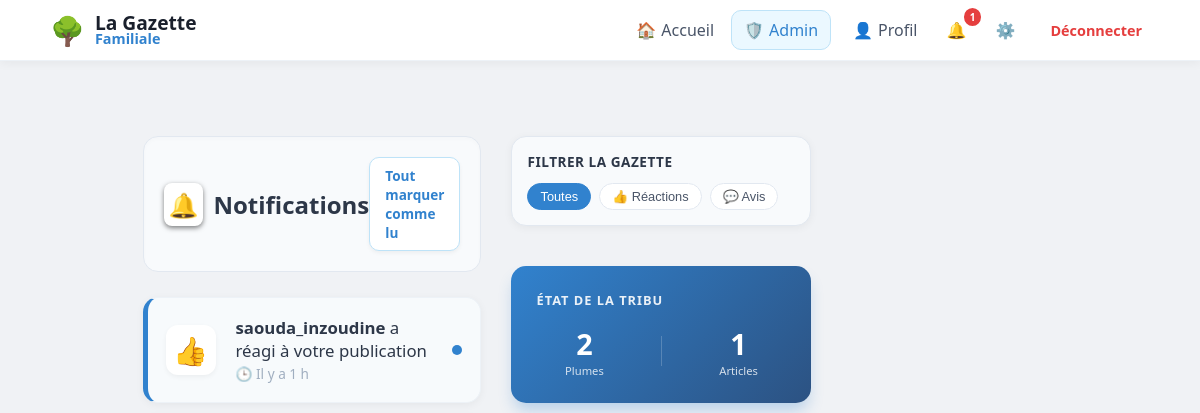
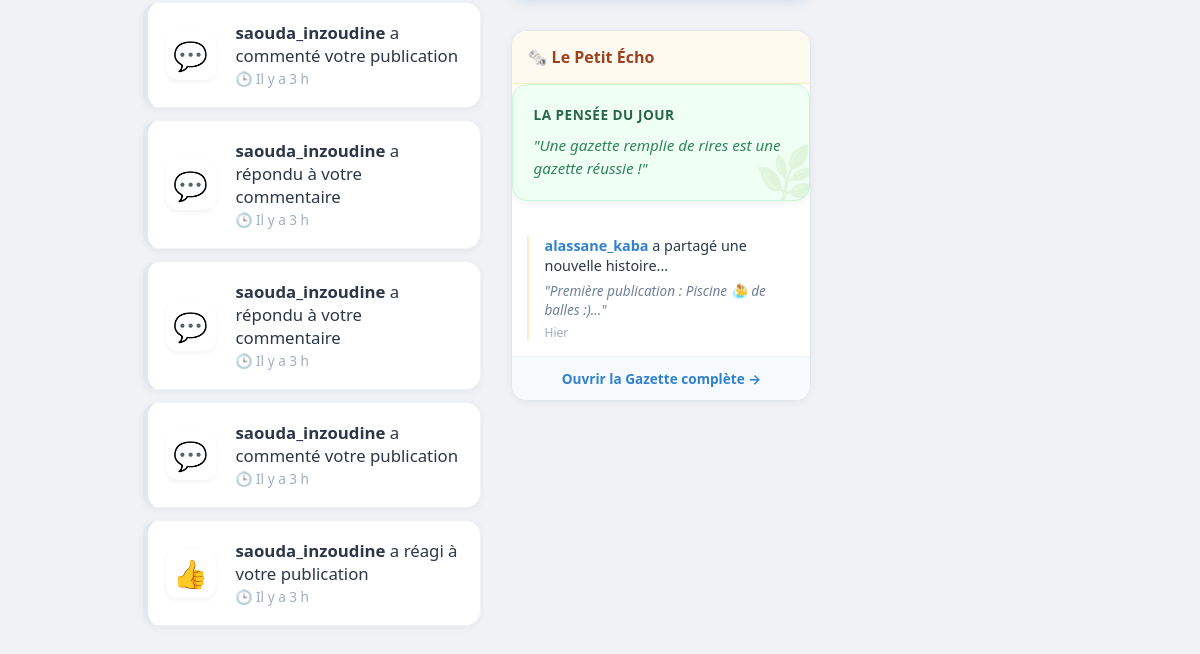
The page /notifications (signed in) on the database as committed earlier (2 pictures, top to bottom).
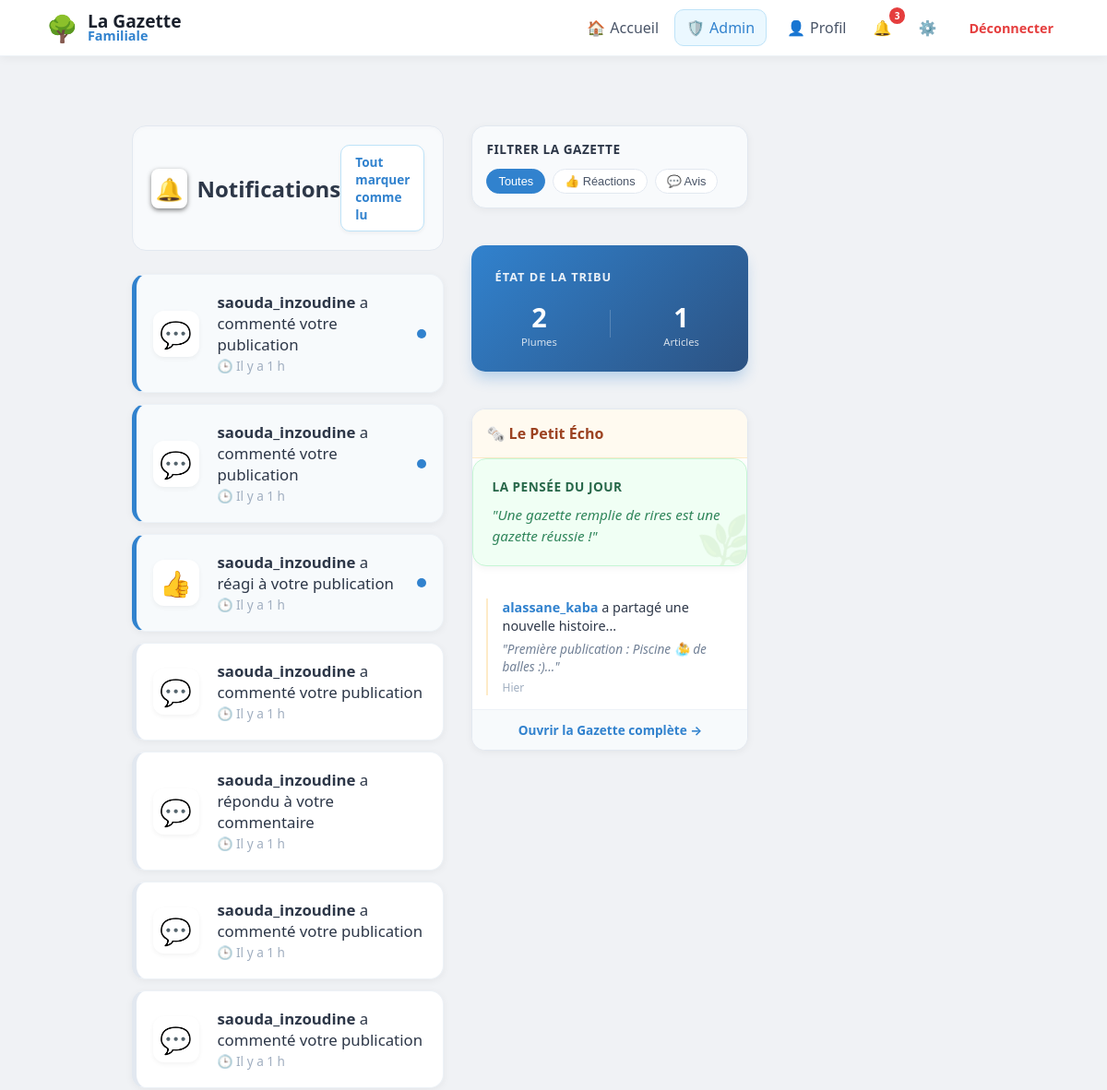
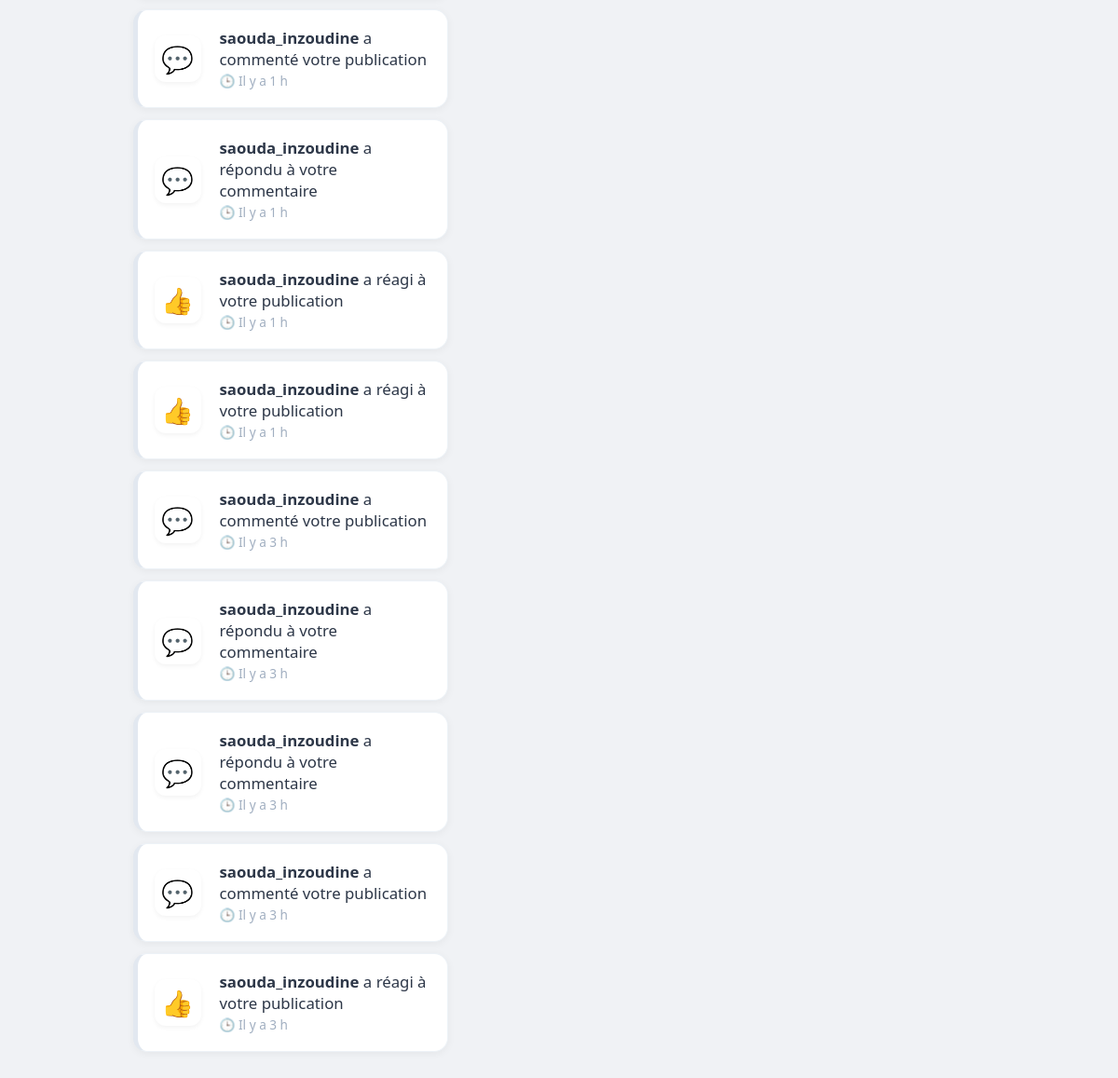
The same page on the database as committed later (2 pictures, top to bottom).
### tables this page shows
CREATE TABLE notifications (
                id INTEGER PRIMARY KEY AUTOINCREMENT,
                username TEXT,      -- Celui qui reçoit
                sender TEXT,        -- Celui qui a agi
                message TEXT,
                post_id INTEGER,    -- Pour cliquer et aller sur le post
                comment_id INTEGER, -- envoie vers un commentaire en particulier
                is_read INTEGER DEFAULT 0,
                created_at DATETIME DEFAULT CURRENT_TIMESTAMP
            );

CREATE TABLE posts (
                id INTEGER PRIMARY KEY AUTOINCREMENT, 
                username TEXT, 
                content TEXT, 
                likes INTEGER DEFAULT 0, 
                image TEXT,
                created_at DATETIME DEFAULT CURRENT_TIMESTAMP
            );

### app.py (the view)
@app.route("/notifications")
@login_required
def notifications():
    with get_db() as db:
        notifs = db.execute("""
                    SELECT id, sender, message, post_id, comment_id, is_read, created_at
                    FROM notifications
                    WHERE username = ?
                    ORDER BY created_at DESC
                """, (session['user'],)).fetchall()
        recent_activity = db.execute("""
                    SELECT username, content, created_at
                    FROM posts ORDER BY id DESC LIMIT 3
                """).fetchall()
        citations = [
            "La famille, c'est là où la vie commence et où l'amour ne finit jamais.",
            "Chaque souvenir partagé ici est un trésor pour demain.",
            "Une gazette remplie de rires est une gazette réussie !",
            "Petit à petit, la tribu grandit et l'histoire s'écrit.",
            "Le bonheur est fait de petites choses partagées."
        ]
        pensee_du_jour = random.choice(citations)
        db.execute("UPDATE notifications SET is_read = 1 WHERE username = ?", (session["user"],))
        db.commit()
    return render_template("notifications.html", notifs=notifs, recent_activity=recent_activity,
                           pensee_du_jour=pensee_du_jour)

### app.py (called while the page is built)
def get_db():
    db = sqlite3.connect("database.db")
    db.row_factory = sqlite3.Row
    return db

def login_required(f):
    @wraps(f)
    def decorated_function(*args, **kwargs):
        if "user" not in session:
            flash("Veuillez vous connecter pour accéder à cette page.", "info")
            return redirect("/login")
        return f(*args, **kwargs)
    return decorated_function

@app.context_processor
def inject_global_stats():
    stats = {'total_users': 0, 'total_posts': 0}
    if session.get('user'):
        db = get_db()
        u_count = db.execute("SELECT COUNT(*) FROM users WHERE is_approved = 1").fetchone()[0]
        p_count = db.execute("SELECT COUNT(*) FROM posts").fetchone()[0]
        stats = {'total_users': u_count, 'total_posts': p_count}
    return stats

@app.context_processor
def inject_pending_count():
    if session.get('is_admin'):
        db = get_db()
        count = db.execute("SELECT COUNT(*) as total FROM users WHERE is_approved = 0").fetchone()
        return {'pending_count': count['total']}
    return {'pending_count': 0}

@app.context_processor
def inject_notifications_count():
    if session.get('user'):
        db = get_db()
        count = db.execute("SELECT COUNT(*) FROM notifications WHERE username = ? AND is_read = 0",
                           (session['user'],)).fetchone()[0]
        return {'unread_count': count}
    return {'unread_count': 0}

@app.template_filter('relative_time')
def relative_time(date_str):
    if not date_str:
        return "Date inconnue"
    past = datetime.strptime(date_str, '%Y-%m-%d %H:%M:%S')
    now = datetime.now(timezone.utc).replace(tzinfo=None)
    diff = now - past
    if diff.days == 0:
        if diff.seconds < 60:
            return "À l'instant"
        if diff.seconds < 3600:
            return f"Il y a {diff.seconds // 60} min"
        return f"Il y a {diff.seconds // 3600} h"
    if diff.days == 1:
        return "Hier"
    if diff.days < 7:
        return f"Il y a {diff.days} jours"
    return past.strftime('%d/%m/%Y')

### templates/notifications.html (shortened to what this page needs)
{% extends "base.html" %}
{% block content %}
<div style="display: grid; grid-template-columns: 1fr 300px; gap: 30px; max-width: 1100px; margin: 30px auto; padding: 0 20px;">
    <div>
        <div style="display: flex; justify-content: space-between; align-items: center; margin-bottom: 25px; background: #f8fafc; padding: 20px; border-radius: 15px; border: 1px solid #e2e8f0; box-shadow: inset 0 2px 4px rgba(0,0,0,0.02);">
            <h2 style="margin: 0; color: #2d3748; font-size: 1.5em; display: flex; align-items: center; gap: 10px;">
                <span style="background: white; padding: 5px; border-radius: 8px; box-shadow: 0 2px 5px rgba(0,0,0,0.5);">🔔</span>
                Notifications
            </h2>
            {% if notifs %}
            <a href="{{ url_for('mark_all_read') }}"
               style="text-decoration: none; color: #3182ce; font-size: 0.85em; font-weight: 700; background: white; border: 1px solid #bee3f8; padding: 8px 15px; border-radius: 10px; transition: 0.3s; box-shadow: 0 2px 4px rgba(0,0,0,0.05);">
                Tout marquer comme lu
            </a>
            {% endif %}
        </div>
        {% if notifs %}
        <div style="display: flex; flex-direction: column; gap: 12px;">
            {% for n in notifs %}
            {% set category = 'reaction' if ('aimé' in n['message'] or 'réagi' in n['message']) else 'avis' if ('commenté' in n['message'] or 'répondu' in n['message']) else 'autre' %}
            <a href="{{ url_for('view_post', post_id=n['post_id']) }}#comment-{{ n['comment_id'] }}"
               class="notif-item"
               data-type="{{ category }}"
               style="text-decoration: none; color: inherit; display: block;">
                <div class="post-card"
                     style="margin-bottom: 0; padding: 18px; display: flex; align-items: center; gap: 20px; border-left: 5px solid {% if n['is_read'] == 0 %}#3182ce{% else %}#e2e8f0{% endif %}; {% if n['is_read'] == 0 %} background: #f7fafc; {% endif %}">
                    <div style="font-size: 28px; background: white; width: 50px; height: 50px; display: flex; align-items: center; justify-content: center; border-radius: 12px; box-shadow: 0 2px 5px rgba(0,0,0,0.05);">
                        {% if category == 'reaction' %} 👍
                        {% elif category == 'avis' %} 💬
                        {% else %} ✨ {% endif %}
                    </div>
                    <div style="flex: 1;">
                        <p style="margin: 0; font-size: 1.05em; color: #2d3748;">
                            <strong>{{ n['sender'] }}</strong> {{ n['message'] }}
                        </p>
                        <span style="font-size: 0.85em; color: #a0aec0;">
                                     🕒 {{ n['created_at']|relative_time }}
                                </span>
                    </div>
                    {% if n['is_read'] == 0 %}
                    <div style="width: 10px; height: 10px; background: #3182ce; border-radius: 50%;"></div>
                    {% endif %}
                </div>
            </a>
            {% endfor %}
        </div>
        {% endif %}
    </div>
    <aside style="display: flex; flex-direction: column; gap: 20px;">
        <div class="post-card" style="padding: 15px; background: #f8fafc; border: 1px solid #e2e8f0;">
            <h4 style="margin: 0 0 12px 0; color: #2d3748; font-size: 0.85em; text-transform: uppercase; letter-spacing: 0.5px;">Filtrer la Gazette</h4>
            <div style="display: flex; flex-wrap: wrap; gap: 8px;">
                <button class="filter-btn active">Toutes</button>
                <button class="filter-btn">👍 Réactions</button>
                <button class="filter-btn">💬 Avis</button>
            </div>
        </div>
        <div class="post-card" style="background: linear-gradient(135deg, #3182ce, #2c5282); color: white; border: none; padding: 25px; box-shadow: 0 10px 15px -3px rgba(49, 130, 206, 0.3);">
            <h4 style="margin: 0 0 15px 0; font-size: 0.8em; text-transform: uppercase; letter-spacing: 1px; opacity: 0.9;">État de la Tribu</h4>
            <div style="display: flex; justify-content: space-around; align-items: center;">
                <div style="text-align: center;">
                    <div style="font-size: 1.8em; font-weight: 800;">{{ total_users }}</div>
                    <div style="font-size: 0.7em; opacity: 0.8;">Plumes</div>
                </div>
                <div style="text-align: center;">
                    <div style="font-size: 1.8em; font-weight: 800;">{{ total_posts }}</div>
                    <div style="font-size: 0.7em; opacity: 0.8;">Articles</div>
                </div>
            </div>
        </div>
        <div class="post-card" style="padding: 0; overflow: hidden; border: 1px solid #e2e8f0;">
            <div style="background: #fffaf0; padding: 15px; border-bottom: 1px solid #feebc8;">
                <h4 style="margin: 0; color: #9c4221; font-size: 1em; display: flex; align-items: center; gap: 8px;">🗞️ Le Petit Écho</h4>
            </div>
            <div class="post-card" style="padding: 20px; background: #f0fff4; border: 1px solid #c6f6d5; position: relative; overflow: hidden;">
                <span style="position: absolute; right: -10px; bottom: -10px; font-size: 50px; opacity: 0.1; transform: rotate(-15deg);">🌿</span>
                <h4 style="margin: 0 0 10px 0; color: #276749; font-size: 0.85em; text-transform: uppercase; letter-spacing: 0.5px;">La Pensée du Jour</h4>
                <p style="margin: 0; font-size: 0.95em; color: #2f855a; line-height: 1.5; font-style: italic;">"{{ pensee_du_jour }}"</p>
            </div>
            <div style="padding: 15px; display: flex; flex-direction: column; gap: 15px;">
                {% for act in recent_activity %}
                <div class="echo-item" style="position: relative; padding-left: 15px; border-left: 2px solid #feebc8;">
                    <p style="margin: 0; font-size: 0.9em; color: #2d3748; line-height: 1.4;">
                        <strong style="color: #3182ce;">{{ act['username'] }}</strong> a partagé une nouvelle histoire...
                    </p>
                    <p style="margin: 5px 0 0 0; font-style: italic; color: #718096; font-size: 0.85em;">"{{ act['content'][:60] }}..."</p>
                    <small style="color: #a0aec0; font-size: 0.75em; display: block; margin-top: 5px;">{{ act['created_at']|relative_time }}</small>
                </div>
                {% endfor %}
            </div>
            <a href="/" style="display: block; background: #f7fafc; text-align: center; padding: 12px; font-size: 0.85em; color: #3182ce; text-decoration: none; font-weight: bold; border-top: 1px solid #edf2f7;">Ouvrir la Gazette complète →</a>
        </div>
    </aside>
</div>
{% endblock %}

### templates/base.html (shortened to what this page needs)
<!DOCTYPE html>
<html lang="fr">
<head>
    <link rel="stylesheet" href="{{ url_for('static', filename='style.css') }}">
</head>
<body>
<nav class="navbar">
    <div class="nav-content">
        <div class="nav-left">
            <a href="/" style="text-decoration: none; display: flex; align-items: center; gap: 10px;">
                <span style="font-size: 28px;">🌳</span>
                <div class="nav-text-container" style="display: flex; flex-direction: column;">
                    <span style="font-size: 1.2em; font-weight: 800; color: #1a202c; line-height: 1;">La Gazette</span>
                    <span style="font-size: 0.9em; font-weight: 600; color: var(--primary); line-height: 1;">Familiale</span>
                </div>
            </a>
        </div>
        <div class="nav-right" style="display: flex; align-items: center; gap: 5px;">
            <a href="/" class="nav-item">🏠 <span class="nav-text" style="margin-left:5px;">Accueil</span></a>
            {% if session.get("user") %}
            {% if session.get('is_admin') %}
            <a href="/admin/users" class="nav-item"
               style="background: #ebf8ff; color: var(--primary); border: 1px solid #bee3f8; margin-right: 5px;">
                🛡️ <span class="nav-text" style="margin-left:5px;">Admin</span>
            </a>
            {% endif %}
            <a href="{{ url_for('profile', username=session['user']) }}" class="nav-item">👤 <span class="nav-text"
                                                                                                  style="margin-left:5px;">Profil</span></a>
            <a href="/notifications" class="nav-item" style="position: relative;">
                🔔
                {% if unread_count > 0 %}
                <span style="background: #e53e3e; color: white; border-radius: 50%; padding: 2px 6px; font-size: 10px; position: absolute; top: -5px; right: -5px; font-weight: bold; border: 2px solid white;">
                                {{ unread_count }}
                            </span>
                {% endif %}
            </a>
            <a href="/settings" class="nav-item">⚙️</a>
            <a href="/logout"
               style="color: var(--danger); text-decoration: none; font-weight: 700; font-size: 0.9em; margin-left:10px; padding: 8px;">Déconnecter</a>
            {% else %}
            <a href="/login" class="nav-item">Connexion</a>
            <a href="/register"
               style="background: var(--primary); color: white; padding: 8px 16px; border-radius: 10px; text-decoration: none; font-weight: 700; margin-left: 10px;">Rejoindre</a>
            {% endif %}
        </div>
    </div>
</nav>
<div class="main-container">
    {% block content %}{% endblock %}
</div>
</body>
</html>

### static/style.css (style rules this page uses)
body { font-family: 'Segoe UI', system-ui, -apple-system, sans-serif; background: #f0f2f5; margin: 0; color: #1a202c; }
nav { background: white; border-bottom: 1px solid #edf2f7; position: sticky; top: 0; z-index: 1000; }
.post-card { background: white; border-radius: 15px; padding: 20px; margin-bottom: 20px; box-shadow: 0 2px 8px rgba(0,0,0,0.05); border: 1px solid #edf2f7; overflow: hidden; }
.nav-item { display: flex; align-items: center; padding: 8px 12px; border-radius: 10px; text-decoration: none; transition: 0.2s; color: #4a5568; }

### templates/base.html (style rules this page uses)
:root { --bg-color: #f0f2f5; --primary: #3182ce; --text-main: #1a202c; --text-light: #718096; --danger: #e53e3e; --success: #38a169; --info: #3182ce; }
body { background-color: var(--bg-color); margin: 0; font-family: 'Segoe UI', system-ui, -apple-system, sans-serif; }
.navbar { background: white; box-shadow: 0 2px 10px rgba(0,0,0,0.05); padding: 10px 0; position: sticky; top: 0; z-index: 1000; border-bottom: 1px solid #edf2f7; }
.nav-content { max-width: 1100px; margin: 0 auto; padding: 0 20px; display: flex; justify-content: space-between; align-items: center; }
.nav-item { display: flex; align-items: center; padding: 8px 12px; border-radius: 10px; text-decoration: none; color: #4a5568; transition: 0.2s; font-weight: 500; }
.main-container { max-width: 1100px; margin: 0 auto; padding: 20px 15px; display: grid; grid-template-columns: 1fr; gap: 25px; align-items: start; box-sizing: border-box; }
@media (min-width: 900px) { .main-container { grid-template-columns: 280px 650px; justify-content: center; } }

### templates/notifications.html (style rules this page uses)
.post-card { transition: all 0.3s ease; }
.filter-btn { background: white; color: #4a5568; border: 1px solid #e2e8f0; padding: 5px 12px; border-radius: 20px; font-size: 0.8em; cursor: pointer; transition: all 0.2s ease; }
.filter-btn.active { background: #3182ce !important; color: white !important; border-color: #3182ce !important; }
aside { display: flex; flex-direction: column; gap: 20px; position: sticky; top: 20px; height: fit-content; }

Rows that differ between the two databases and show on the page:
added notifications: sender "saouda_inzoudine", message "a commenté votre publication", created_at|relative_time "Il y a 1 h", is_read 0 (drawn)
added notifications: sender "saouda_inzoudine", message "a commenté votre publication", created_at|relative_time "Il y a 1 h", is_read 0 (drawn)
added notifications: sender "saouda_inzoudine", message "a réagi à votre publication", created_at|relative_time "Il y a 1 h", is_read 0 (drawn)
added notifications: sender "saouda_inzoudine", message "a commenté votre publication", created_at|relative_time "Il y a 1 h"
added notifications: sender "saouda_inzoudine", message "a répondu à votre commentaire", created_at|relative_time "Il y a 1 h"
added notifications: sender "saouda_inzoudine", message "a commenté votre publication", created_at|relative_time "Il y a 1 h"
added notifications: sender "saouda_inzoudine", message "a commenté votre publication", created_at|relative_time "Il y a 1 h"
added notifications: sender "saouda_inzoudine", message "a commenté votre publication", created_at|relative_time "Il y a 1 h"
added notifications: sender "saouda_inzoudine", message "a répondu à votre commentaire", created_at|relative_time "Il y a 1 h"
added notifications: sender "saouda_inzoudine", message "a réagi à votre publication", created_at|relative_time "Il y a 1 h"
changed notifications (number 11 of 16 on the later page): is_read 0 → 1 (drawn)
Other text that changed with them:
{{ unread_count }}: "1" → "3"
